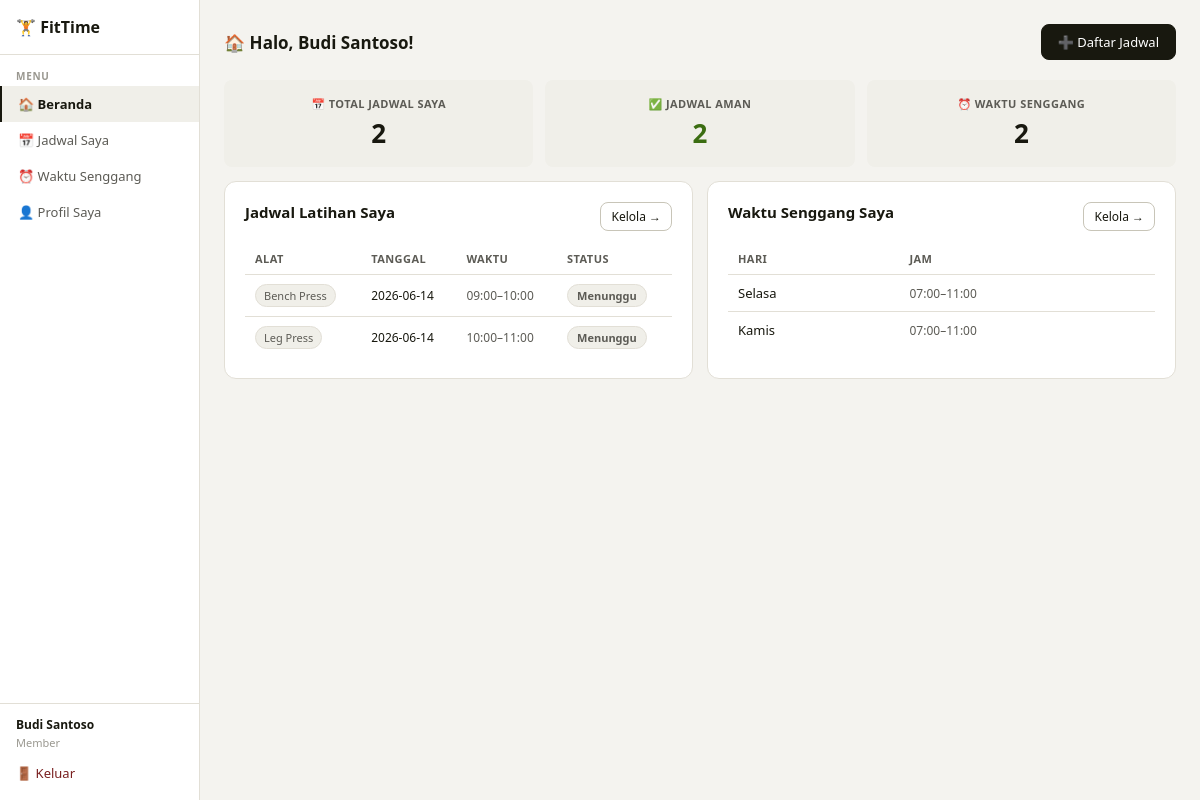
/dashboard (signed in), run on an earlier commit of the app's database.
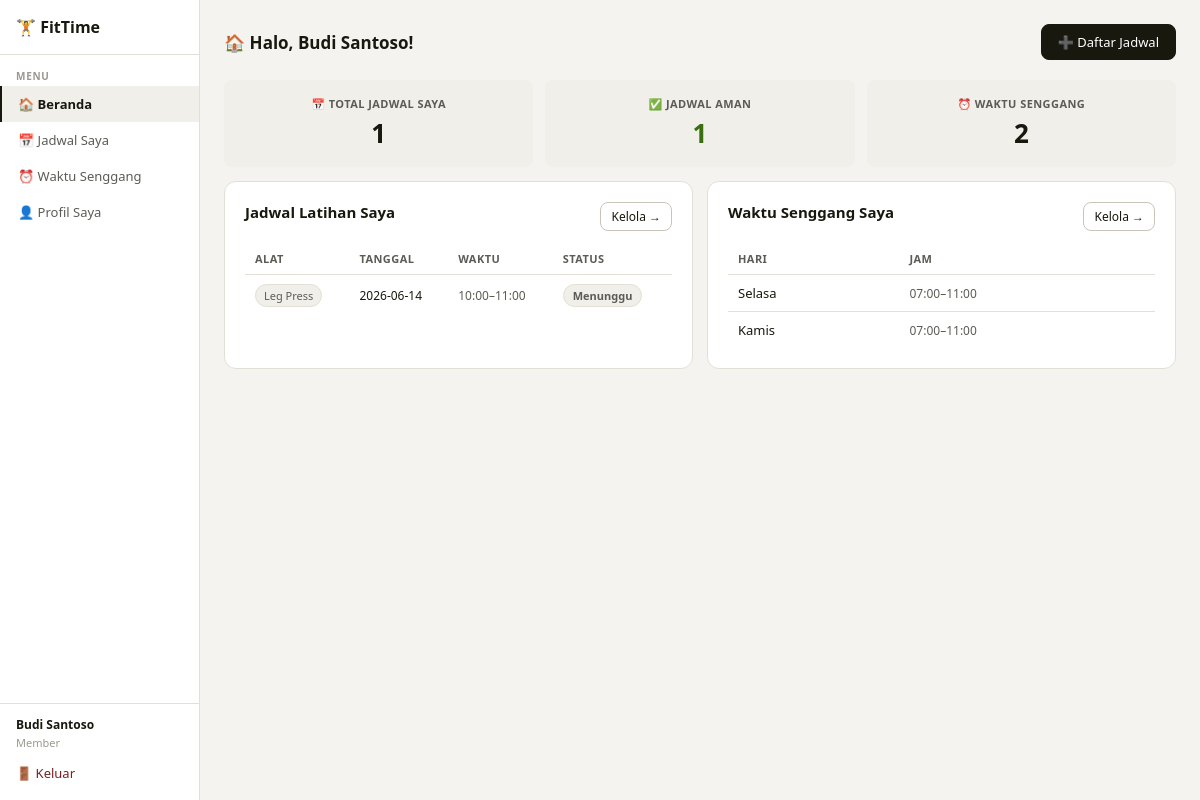
And on a later commit of the database.
### tables this page shows
CREATE TABLE users (
            id INTEGER PRIMARY KEY AUTOINCREMENT,
            username TEXT UNIQUE NOT NULL,
            password TEXT NOT NULL,
            role TEXT NOT NULL DEFAULT 'member',  -- 'admin' or 'member'
            nama_lengkap TEXT,
            email TEXT,
            no_hp TEXT,
            tanggal_lahir TEXT,
            jenis_kelamin TEXT,
            berat_badan REAL,
            tinggi_badan REAL,
            tujuan_latihan TEXT,
            created_at TEXT DEFAULT (datetime('now','localtime'))
        );

CREATE TABLE jadwal (
            id INTEGER PRIMARY KEY AUTOINCREMENT,
            user_id INTEGER NOT NULL,
            alat_id INTEGER NOT NULL,
            tanggal TEXT NOT NULL,
            jam_mulai TEXT NOT NULL,
            jam_selesai TEXT NOT NULL,
            catatan TEXT,
            status TEXT DEFAULT 'pending',  -- pending, approved, rejected, clash
            created_at TEXT DEFAULT (datetime('now','localtime')),
            FOREIGN KEY (user_id) REFERENCES users(id),
            FOREIGN KEY (alat_id) REFERENCES alat_gym(id)
        );

CREATE TABLE alat_gym (
            id INTEGER PRIMARY KEY AUTOINCREMENT,
            nama TEXT UNIQUE NOT NULL,
            deskripsi TEXT,
            kapasitas INTEGER DEFAULT 1,
            aktif INTEGER DEFAULT 1
        );

CREATE TABLE waktu_senggang (
            id INTEGER PRIMARY KEY AUTOINCREMENT,
            user_id INTEGER NOT NULL,
            hari TEXT NOT NULL,
            jam_mulai TEXT NOT NULL,
            jam_selesai TEXT NOT NULL,
            FOREIGN KEY (user_id) REFERENCES users(id)
        );

### app.py (the view)
@app.route('/dashboard')
@login_required()
def dashboard():
    today = date.today().isoformat()
    with get_db() as db:
        if session['role']=='admin':
            total_member = db.execute("SELECT COUNT(*) FROM users WHERE role='member'").fetchone()[0]
            total_alat = db.execute("SELECT COUNT(*) FROM alat_gym WHERE aktif=1").fetchone()[0]
            jadwal_hari_ini = db.execute('''
                SELECT j.*,u.nama_lengkap as nama,a.nama as alat_nama
                FROM jadwal j JOIN users u ON j.user_id=u.id JOIN alat_gym a ON j.alat_id=a.id
                WHERE j.tanggal=? ORDER BY j.jam_mulai
            ''',(today,)).fetchall()
            clashes = detect_clashes_for_date(db, today)
            total_clash = len(clashes)
            return render_template('dashboard_admin.html',
                total_member=total_member, total_alat=total_alat,
                jadwal_hari_ini=jadwal_hari_ini, total_clash=total_clash,
                clashes=clashes, today=today)
        else:
            my_jadwal = db.execute('''
                SELECT j.*,a.nama as alat_nama
                FROM jadwal j JOIN alat_gym a ON j.alat_id=a.id
                WHERE j.user_id=? ORDER BY j.tanggal,j.jam_mulai
            ''',(session['user_id'],)).fetchall()
            clashes = detect_clashes_for_date(db, today)
            ws = db.execute('SELECT * FROM waktu_senggang WHERE user_id=? ORDER BY id',(session['user_id'],)).fetchall()
            return render_template('dashboard_member.html',
                my_jadwal=my_jadwal, clashes=clashes, ws=ws, today=today)

### app.py (called while the page is built)
def get_db():
    conn = sqlite3.connect(DB)
    conn.row_factory = sqlite3.Row
    return conn

def to_min(t):
    h,m = map(int,t.split(':'))
    return h*60+m

def detect_clashes_for_date(db, tanggal):
    rows = db.execute('''
        SELECT j.id, j.jam_mulai, j.jam_selesai, j.alat_id, u.nama_lengkap as nama
        FROM jadwal j JOIN users u ON j.user_id=u.id
        WHERE j.tanggal=? ORDER BY j.alat_id, j.jam_mulai
    ''', (tanggal,)).fetchall()
    clashes = set()
    for i in range(len(rows)):
        for k in range(i+1,len(rows)):
            a,b = rows[i],rows[k]
            if a['alat_id']!=b['alat_id']: continue
            if to_min(a['jam_mulai'])<to_min(b['jam_selesai']) and to_min(b['jam_mulai'])<to_min(a['jam_selesai']):
                clashes.add(a['id']); clashes.add(b['id'])
    return clashes

def login_required(role=None):
    from functools import wraps
    def decorator(f):
        @wraps(f)
        def wrapped(*args,**kwargs):
            if 'user_id' not in session:
                flash('Silakan login terlebih dahulu.','warning')
                return redirect(url_for('login'))
            if role and session.get('role') != role:
                flash('Akses ditolak.','danger')
                return redirect(url_for('dashboard'))
            return f(*args,**kwargs)
        return wrapped
    return decorator

### templates/dashboard_member.html (shortened to what this page needs)
{% extends 'base.html' %}
{% block content %}
<div class="page-header">
  <div class="page-title">🏠 Halo, {{ session.nama }}!</div>
  <a href="{{ url_for('jadwal_member') }}" class="btn btn-primary">➕ Daftar Jadwal</a>
</div>
<div class="grid-3" style="margin-bottom:14px">
  <div class="stat-card"><div class="stat-lbl">📅 Total Jadwal Saya</div><div class="stat-val">{{ my_jadwal|length }}</div></div>
  <div class="stat-card"><div class="stat-lbl">✅ Jadwal Aman</div><div class="stat-val" style="color:var(--green)">{{ my_jadwal|length - my_jadwal|selectattr('id','in',clashes)|list|length }}</div></div>
  <div class="stat-card"><div class="stat-lbl">⏰ Waktu Senggang</div><div class="stat-val">{{ ws|length }}</div></div>
</div>
<div class="grid-2">
  <div class="card">
    <div class="section-title" style="display:flex;justify-content:space-between">
      Jadwal Latihan Saya
      <a href="{{ url_for('jadwal_member') }}" class="btn btn-sm">Kelola →</a>
    </div>
    {% if my_jadwal %}
    <table><thead><tr><th>Alat</th><th>Tanggal</th><th>Waktu</th><th>Status</th></tr></thead><tbody>
    {% for j in my_jadwal[:6] %}
    <tr>
      <td><span class="chip">{{ j.alat_nama }}</span></td>
      <td style="font-size:12px">{{ j.tanggal }}</td>
      <td style="font-size:12px;color:var(--text2)">{{ j.jam_mulai }}–{{ j.jam_selesai }}</td>
      <td>{% if j.id in clashes %}<span class="badge b-clash">⚠ Bentrok</span>{% elif j.status=='approved' %}<span class="badge b-ok">✓ Disetujui</span>{% elif j.status=='rejected' %}<span class="badge b-clash">✗ Ditolak</span>{% else %}<span class="badge b-gray">Menunggu</span>{% endif %}</td>
    </tr>
    {% endfor %}
    </tbody></table>
    {% else %}
    <div class="empty">Belum ada jadwal. <a href="{{ url_for('jadwal_member') }}">Daftar sekarang →</a></div>
    {% endif %}
  </div>
  <div class="card">
    <div class="section-title" style="display:flex;justify-content:space-between">
      Waktu Senggang Saya
      <a href="{{ url_for('waktu_senggang') }}" class="btn btn-sm">Kelola →</a>
    </div>
    {% if ws %}
    <table><thead><tr><th>Hari</th><th>Jam</th></tr></thead><tbody>
    {% for w in ws %}
    <tr>
      <td>{{ w.hari }}</td>
      <td style="font-size:12px;color:var(--text2)">{{ w.jam_mulai }}–{{ w.jam_selesai }}</td>
    </tr>
    {% endfor %}
    </tbody></table>
    {% else %}
    <div class="empty">Belum ada waktu senggang. <a href="{{ url_for('waktu_senggang') }}">Tambah →</a></div>
    {% endif %}
  </div>
</div>
{% endblock %}

### templates/base.html (shortened to what this page needs)
<!DOCTYPE html>
<html lang="id">
<head>
</head>
<body>
{% if session.get('user_id') %}
<div class="app-wrap">
  <div class="sidebar">
    <div class="sb-logo">🏋️ FitTime</div>
    {% if session.get('role')=='admin' %}
    <div class="sb-section">Admin</div>
    <a class="sb-item {% if request.endpoint=='dashboard' %}active{% endif %}" href="{{ url_for('dashboard') }}">📊 Dashboard</a>
    <a class="sb-item {% if request.endpoint=='admin_jadwal' %}active{% endif %}" href="{{ url_for('admin_jadwal') }}">📅 Semua Jadwal</a>
    <div class="sb-section">Manajemen</div>
    <a class="sb-item {% if request.endpoint=='admin_member' %}active{% endif %}" href="{{ url_for('admin_member') }}">👥 Data Member</a>
    <a class="sb-item {% if request.endpoint=='admin_alat' %}active{% endif %}" href="{{ url_for('admin_alat') }}">🏋️ Alat Gym</a>
    <div class="sb-section">Analisis</div>
    <a class="sb-item {% if request.endpoint=='admin_statistik' %}active{% endif %}" href="{{ url_for('admin_statistik') }}">📈 Statistik</a>
    {% else %}
    <div class="sb-section">Menu</div>
    <a class="sb-item {% if request.endpoint=='dashboard' %}active{% endif %}" href="{{ url_for('dashboard') }}">🏠 Beranda</a>
    <a class="sb-item {% if request.endpoint=='jadwal_member' %}active{% endif %}" href="{{ url_for('jadwal_member') }}">📅 Jadwal Saya</a>
    <a class="sb-item {% if request.endpoint=='waktu_senggang' %}active{% endif %}" href="{{ url_for('waktu_senggang') }}">⏰ Waktu Senggang</a>
    <a class="sb-item {% if request.endpoint=='profil' %}active{% endif %}" href="{{ url_for('profil') }}">👤 Profil Saya</a>
    {% endif %}
    <div style="flex:1"></div>
    <div style="padding:.75rem 1rem;border-top:1px solid var(--border)">
      <div style="font-size:12px;font-weight:700;margin-bottom:2px">{{ session.nama }}</div>
      <div style="font-size:11px;color:var(--text3);margin-bottom:8px">{{ session.role|capitalize }}</div>
      <a href="{{ url_for('logout') }}" class="sb-item danger" style="padding:6px 0;border-left:none">🚪 Keluar</a>
    </div>
  </div>
  <div class="main">
    {% block content %}{% endblock %}
  </div>
</div>
{% else %}
{% block auth_content %}{% endblock %}
{% endif %}
</body>
</html>

### templates/base.html (style rules this page uses)
:root { --bg:#f4f3ef;--surface:#fff;--surface2:#f0efe9;--border:#e2dfd6;--border2:#c8c5b8; --text:#18180f;--text2:#5c5b55;--text3:#9a9890; --blue:#185FA5;--blue-bg:#e6f1fb;--blue-t:#0c447c; --green:#3B6D11;--green-bg:#eaf3de;--green-t:#27500a; --red:#A32D2D;--red-bg:#fcebeb;--red-t:#791f1f; --amber:#854F0B;--amber-bg:#faeeda;--amber-t:#633806; --r:8px;--rl:12px; }
* { box-sizing:border-box;margin:0;padding:0 }
body { font-family:'Segoe UI',system-ui,sans-serif;background:var(--bg);color:var(--text);font-size:14px;min-height:100vh }
a { color:var(--blue);text-decoration:none }
button,.btn { cursor:pointer;border-radius:var(--r);border:1px solid var(--border2);background:var(--surface);color:var(--text);padding:8px 16px;display:inline-flex;align-items:center;gap:6px;font-weight:500;font-size:13px;transition:all .15s;text-decoration:none }
.btn-primary { background:var(--text);color:var(--surface);border-color:var(--text) }
.btn-sm { padding:5px 10px;font-size:12px }
.card { background:var(--surface);border:1px solid var(--border);border-radius:var(--rl);padding:1.25rem }
.badge { display:inline-flex;align-items:center;gap:3px;padding:3px 9px;border-radius:99px;font-size:11px;font-weight:600 }
.b-gray { background:var(--surface2);color:var(--text2);border:1px solid var(--border) }
table { width:100%;border-collapse:collapse;font-size:13px }
th { text-align:left;padding:8px 10px;font-size:11px;font-weight:700;color:var(--text2);border-bottom:1px solid var(--border);text-transform:uppercase;letter-spacing:.04em }
td { padding:9px 10px;border-bottom:1px solid var(--border);vertical-align:middle }
tr:last-child td { border-bottom:none }
.grid-2 { display:grid;grid-template-columns:1fr 1fr;gap:14px }
.grid-3 { display:grid;grid-template-columns:repeat(3,1fr);gap:12px }
.stat-card { background:var(--surface2);border-radius:var(--r);padding:1rem;text-align:center }
.stat-lbl { font-size:11px;color:var(--text2);margin-bottom:4px;font-weight:700;text-transform:uppercase;letter-spacing:.04em }
.stat-val { font-size:26px;font-weight:700 }
.section-title { font-size:15px;font-weight:700;color:var(--text);margin-bottom:12px }
.chip { display:inline-flex;align-items:center;padding:3px 8px;border-radius:99px;font-size:11px;background:var(--surface2);color:var(--text2);border:1px solid var(--border);gap:4px }
.app-wrap { display:grid;grid-template-columns:200px 1fr;min-height:100vh }
.sidebar { background:var(--surface);border-right:1px solid var(--border);display:flex;flex-direction:column;position:sticky;top:0;height:100vh;overflow-y:auto }
.sb-logo { padding:1rem;font-size:16px;font-weight:800;display:flex;align-items:center;gap:8px;border-bottom:1px solid var(--border) }
.sb-section { padding:8px 1rem 3px;font-size:10px;font-weight:800;color:var(--text3);text-transform:uppercase;letter-spacing:.07em;margin-top:6px }
.sb-item { display:flex;align-items:center;gap:9px;padding:9px 1rem;font-size:13px;color:var(--text2);cursor:pointer;border-left:2px solid transparent;transition:all .12s;text-decoration:none }
.sb-item.active { color:var(--text);font-weight:700;border-left:2px solid var(--text);background:var(--surface2) }
.sb-item.danger { color:var(--red-t) }
.main { padding:1.5rem;overflow-y:auto;background:var(--bg) }
.page-header { display:flex;align-items:center;justify-content:space-between;margin-bottom:1.25rem;flex-wrap:wrap;gap:8px }
.page-title { font-size:17px;font-weight:800;color:var(--text);display:flex;align-items:center;gap:8px }

What changed in the data, as far as the page shows it:
removed jadwal: alat_nama "Bench Press", tanggal "2026-06-14", jam_mulai "09:00", jam_selesai "10:00", status "Menunggu"
Also different on the page:
{{ my_jadwal|length }}: "2" → "1"
{{ my_jadwal|length - my_jadwal|selectattr('id','in',clashes)|list|length }}: "2" → "1"
